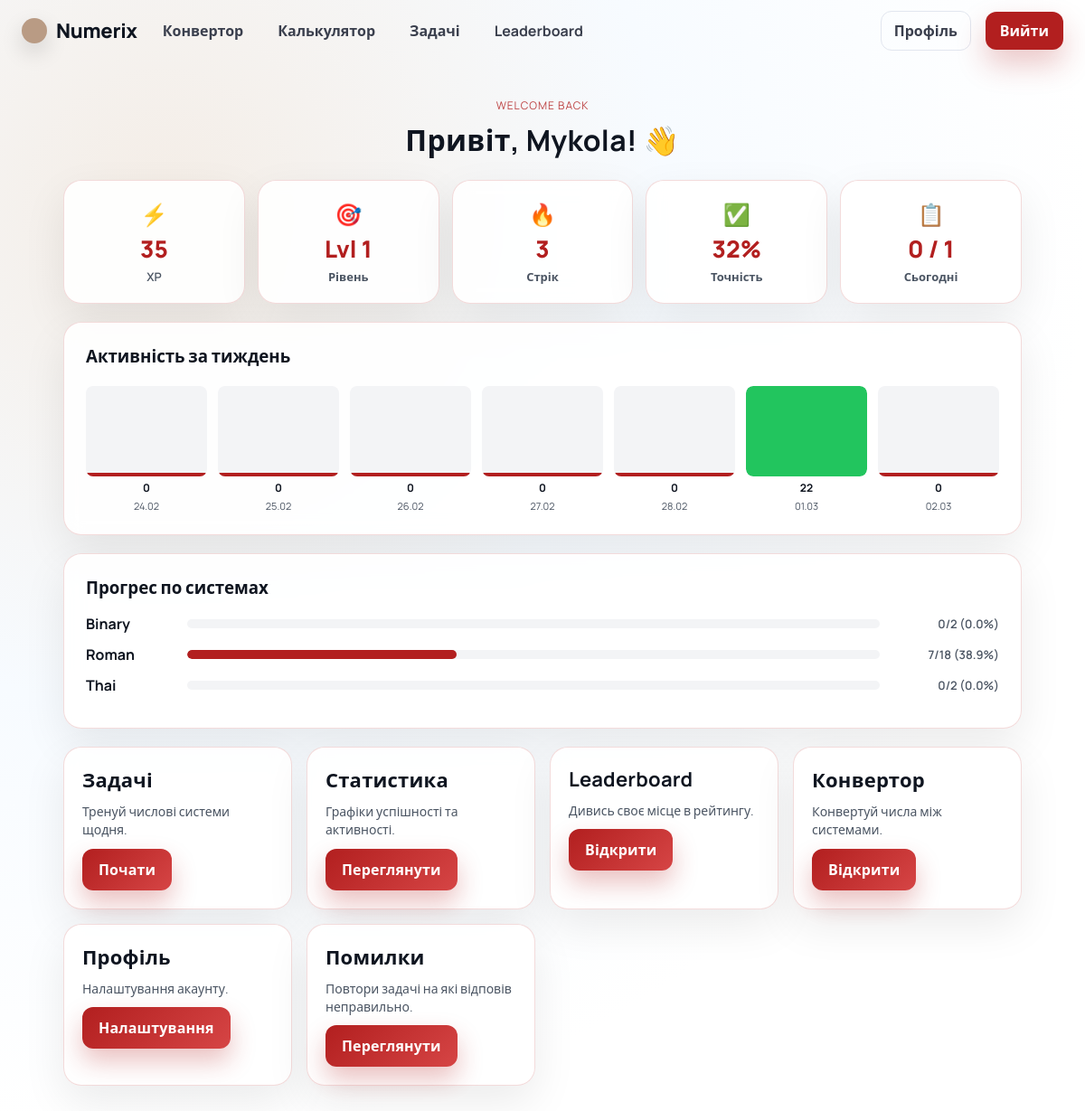
The app's page /dashboard (signed in) with its own data.
### models.py (models this page shows, shortened)
class User(UserMixin, db.Model):
    __tablename__ = "users"
    id = db.Column(db.Integer, primary_key=True)
    username = db.Column(db.String(50), unique=True, nullable=False)
    email = db.Column(db.String(120), unique=True, nullable=False)
    password_hash = db.Column(db.String(256), nullable=False)
    level = db.Column(db.Integer, default=1)
    xp = db.Column(db.Integer, default=0)
    daily_goal = db.Column(db.Integer, default=20)
    streak = db.Column(db.Integer, default=0)
    last_active = db.Column(db.Date, default=date.today)
    created_at = db.Column(db.DateTime, default=datetime.utcnow)
    progress = db.relationship("UserProgress", backref="user", lazy=True)
    attempts = db.relationship("TaskAttempt", backref="user", lazy=True)
    sessions = db.relationship("DailySession", backref="user", lazy=True)

class UserProgress(db.Model):
    __tablename__ = "user_progress"
    id = db.Column(db.Integer, primary_key=True)
    user_id = db.Column(db.Integer, db.ForeignKey("users.id"), nullable=False)
    system = db.Column(db.String(20), nullable=False)  # за яку систему прогрес
    tasks_done = db.Column(db.Integer, default=0)
    tasks_correct = db.Column(db.Integer, default=0)
    __table_args__ = (db.UniqueConstraint("user_id", "system"),)
    @property
    def accuracy(self):
        if self.tasks_done == 0:
            return 0
        return round(self.tasks_correct / self.tasks_done * 100, 1)

### app.py (the view)
@app.route("/dashboard")
@login_required
def dashboard():
    from models import UserProgress, DailySession, TaskAttempt
    from datetime import date, timedelta
    progress = UserProgress.query.filter_by(user_id=current_user.id).all()
    today = date.today()
    daily = DailySession.query.filter_by(user_id=current_user.id, date=today).first()
    tasks_today = daily.tasks_done if daily else 0
    week = []
    for i in range(6, -1, -1):
        d = today - timedelta(days=i)
        s = DailySession.query.filter_by(user_id=current_user.id, date=d).first()
        week.append(
            {
                "date": d.strftime("%d.%m"),
                "done": s.tasks_done if s else 0,
                "met": s.goal_met if s else False,
            }
        )
    total_attempts = TaskAttempt.query.filter_by(user_id=current_user.id).count()
    correct = TaskAttempt.query.filter_by(
        user_id=current_user.id, is_correct=True
    ).count()
    accuracy = round(correct / total_attempts * 100) if total_attempts else 0
    return render_template(
        "dashboard.html",
        progress=progress,
        tasks_today=tasks_today,
        week=week,
        total_attempts=total_attempts,
        accuracy=accuracy,
    )

### app.py (called while the page is built)
@login_manager.user_loader
def load_user(user_id):
    return User.query.get(int(user_id))

### templates/dashboard.html (shortened to what this page needs)
<!DOCTYPE html>
<html lang="uk">
<head>
  <link rel="stylesheet" href="{{ url_for('static', filename='css/style.css') }}">
</head>
<body class="page-light">
  <header class="nav-bar">
    <div class="brand">
      <span class="brand-dot"></span>
      <span class="brand-name">Numerix</span>
    </div>
    <nav class="nav-links">
      <a href="{{ url_for('home') }}">Конвертор</a>
      <a href="{{ url_for('calculator_page') }}">Калькулятор</a>
      <a href="{{ url_for('task_routes.tasks_page') }}">Задачі</a>
      <a href="{{ url_for('leaderboard_routes.leaderboard') }}">Leaderboard</a>
    </nav>
    <a class="ghost" href="{{ url_for('profile_routes.profile') }}">Профіль</a>
    <a class="cta-nav" href="{{ url_for('auth_routes.logout') }}">Вийти</a>
  </header>
  <main class="shell">
    <section class="hero">
      <p class="eyebrow">Welcome back</p>
      <h1>Привіт, {{ current_user.username }}! 👋</h1>
    </section>
    <div class="db-top-grid">
      <div class="glass-card db-stat-card">
        <span class="db-stat-icon">⚡</span>
        <span class="db-stat-val">{{ current_user.xp }}</span>
        <span class="db-stat-lbl">XP</span>
      </div>
      <div class="glass-card db-stat-card">
        <span class="db-stat-icon">🎯</span>
        <span class="db-stat-val">Lvl {{ current_user.level }}</span>
        <span class="db-stat-lbl">Рівень</span>
      </div>
      <div class="glass-card db-stat-card">
        <span class="db-stat-icon">🔥</span>
        <span class="db-stat-val">{{ current_user.streak }}</span>
        <span class="db-stat-lbl">Стрік</span>
      </div>
      <div class="glass-card db-stat-card">
        <span class="db-stat-icon">✅</span>
        <span class="db-stat-val">{{ accuracy }}%</span>
        <span class="db-stat-lbl">Точність</span>
      </div>
      <div class="glass-card db-stat-card">
        <span class="db-stat-icon">📋</span>
        <span class="db-stat-val">{{ tasks_today }} / {{ current_user.daily_goal }}</span>
        <span class="db-stat-lbl">Сьогодні</span>
      </div>
    </div>
    <section class="glass-card db-chart-card">
      <h3>Активність за тиждень</h3>
      <div class="db-chart">
        {% set max_done = week | map(attribute='done') | max %}
        {% for day in week %}
        <div class="db-bar-wrap">
          <div class="db-bar-bg">
            <div class="db-bar {{ 'db-bar-met' if day.met else '' }}"
              style="height: {{ (day.done / max_done * 100) | int if max_done > 0 else 0 }}%">
            </div>
          </div>
          <span class="db-bar-val">{{ day.done }}</span>
          <span class="db-bar-lbl">{{ day.date }}</span>
        </div>
        {% endfor %}
      </div>
    </section>
    <section class="glass-card db-progress-card">
      <h3>Прогрес по системах</h3>
      {% if progress %}
      {% for p in progress %}
      <div class="db-system-row">
        <span class="db-system-name">{{ p.system | capitalize }}</span>
        <div class="db-progress-bar-bg">
          <div class="db-progress-bar" style="width: {{ p.accuracy }}%"></div>
        </div>
        <span class="db-system-stat">{{ p.tasks_correct }}/{{ p.tasks_done }} ({{ p.accuracy }}%)</span>
      </div>
      {% endfor %}
      {% else %}
      <p style="color: var(--muted)">Ще немає даних — почни тренування!</p>
      {% endif %}
    </section>
    <div class="dashboard-grid">
      <article class="glass-card dashboard-tile">
        <h3>Задачі</h3>
        <p>Тренуй числові системи щодня.</p>
        <a class="cta" href="{{ url_for('task_routes.tasks_page') }}">Почати</a>
      </article>
      <article class="glass-card dashboard-tile">
        <h3>Статистика</h3>
        <p>Графіки успішності та активності.</p>
        <a class="cta" href="{{ url_for('stats_routes.stats') }}">Переглянути</a>
      </article>
      <article class="glass-card dashboard-tile">
        <h3>Leaderboard</h3>
        <p>Дивись своє місце в рейтингу.</p>
        <a class="cta" href="{{ url_for('leaderboard_routes.leaderboard') }}">Відкрити</a>
      </article>
      <article class="glass-card dashboard-tile">
        <h3>Конвертор</h3>
        <p>Конвертуй числа між системами.</p>
        <a class="cta" href="{{ url_for('home') }}">Відкрити</a>
      </article>
      <article class="glass-card dashboard-tile">
        <h3>Профіль</h3>
        <p>Налаштування акаунту.</p>
        <a class="cta" href="{{ url_for('profile_routes.profile') }}">Налаштування</a>
      </article>
      <article class="glass-card dashboard-tile">
        <h3>Помилки</h3>
        <p>Повтори задачі на які відповів неправильно.</p>
        <a class="cta" href="{{ url_for('mistakes_routes.mistakes') }}">Переглянути</a>
      </article>
    </div>
  </main>
</body>
</html>

### static/css/style.css (style rules this page uses)
:root { --bg: #f7fbff; --bg2: #f4ede6; --ink: #0f1520; --muted: #4b5563; --accent: #b21f1f; --accent-2: #d64545; --border: rgba(0,0,0,0.08); --glass: rgba(255,255,255,0.9); --shadow-1: 0 18px 48px rgba(0,0,0,0.08); --shadow-2: 0 30px 90px rgba(0,0,0,0.07); --radius: 18px; }
* { box-sizing: border-box; }
body { margin: 0; font-family: Manrope, system-ui, -apple-system, sans-serif; background: radial-gradient(circle at 15% 18%, var(--bg2) 0, var(--bg) 38%, #ffffff 70%); color: var(--ink); }
a { color: inherit; }
.shell { max-width: 1100px; margin: 40px auto 80px; padding: 0 20px; }
.page-light { background: radial-gradient(circle at 15% 18%, var(--bg2) 0, var(--bg) 38%, #ffffff 70%); }
.nav-bar { height: 68px; display: grid; grid-template-columns: auto 1fr auto auto; align-items: center; gap: 16px; padding: 0 24px; }
.brand { display: inline-flex; align-items: center; gap: 10px; font-size: 22px; font-weight: 800; letter-spacing: -0.01em; }
.brand-dot { width: 28px; height: 28px; border-radius: 50%; background: #b99b84; box-shadow: 0 10px 24px rgba(0,0,0,0.15); }
.brand-name { color: var(--ink); }
.nav-links { display: inline-flex; gap: 14px; font-weight: 700; }
.nav-links a { padding: 10px 12px; border-radius: 12px; text-decoration: none; color: #3a3f4d; }
.ghost { padding: 10px 14px; border-radius: 12px; text-decoration: none; border: 1px solid #e2e6ef; color: #3a3f4d; font-weight: 600; }
.cta-nav { padding: 10px 16px; border-radius: 12px; text-decoration: none; background: var(--accent); color: #fff; font-weight: 700; box-shadow: 0 16px 32px rgba(178,31,31,0.25); }
.hero { text-align: center; margin: 34px 0 22px; }
.eyebrow { text-transform: uppercase; letter-spacing: 0.18em; font-size: 12px; color: var(--accent); margin: 0 0 8px; }
.hero h1 { margin: 0 0 10px; font-size: 32px; letter-spacing: 0.01em; }
.glass-card { background: var(--glass); border: 1.5px solid rgba(178,31,31,0.16); border-radius: 20px; box-shadow: var(--shadow-1), inset 0 1px 0 rgba(255,255,255,0.7); backdrop-filter: blur(10px); }
.cta { border: none; background: linear-gradient(135deg, var(--accent), var(--accent-2)); color: #fff; padding: 12px 18px; border-radius: 12px; font-weight: 700; letter-spacing: 0.01em; cursor: pointer; box-shadow: 0 14px 28px rgba(178,31,31,0.28); }
.eyebrow { text-transform: uppercase; letter-spacing: 0.08em; font-size: 12px; margin-bottom: 8px; opacity: 0.82; }
.dashboard-grid { display: grid; grid-template-columns: repeat(3, minmax(0, 1fr)); gap: 16px; }
.dashboard-tile { padding: 20px; display: grid; align-content: start; gap: 12px; }
.dashboard-tile h3 { margin: 0; font-size: 22px; letter-spacing: 0.01em; }
.dashboard-tile p { margin: 0; color: var(--muted); line-height: 1.45; }
.dashboard-tile .cta { width: fit-content; text-decoration: none; }

### records on screen
User: username "Mykola", xp "35", level "1", streak "3", daily_goal "1"
UserProgress: system "Binary", tasks_correct "0", tasks_done "2", accuracy "0.0"
UserProgress: system "Roman", tasks_correct "7", tasks_done "18", accuracy "38.9"
UserProgress: system "Thai", tasks_correct "0", tasks_done "2", accuracy "0.0"

### other values on screen
{{ accuracy }} "32"
{{ tasks_today }} "0"
{{ day.done }} "0" "0" "0" "0" "0" "22" "0"
{{ day.date }} "24.02" "25.02" "26.02" "27.02" "28.02" "01.03" "02.03"
